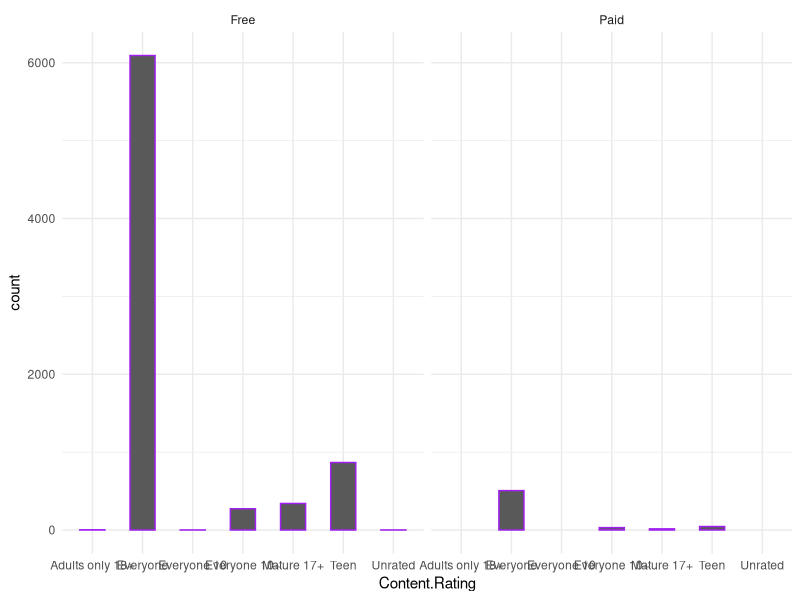
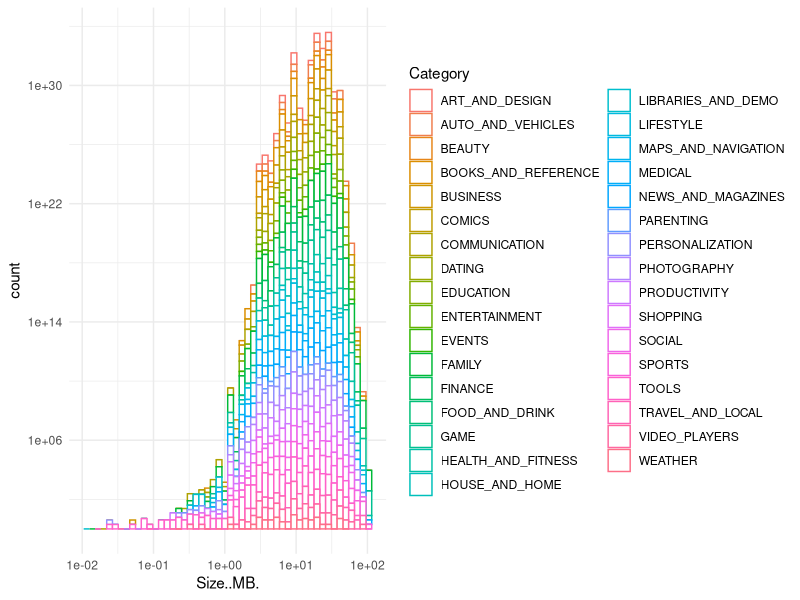
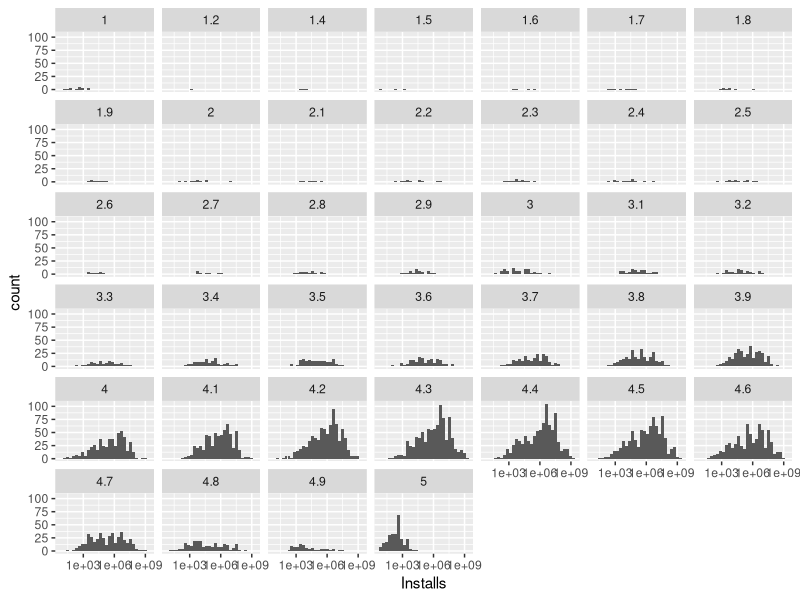
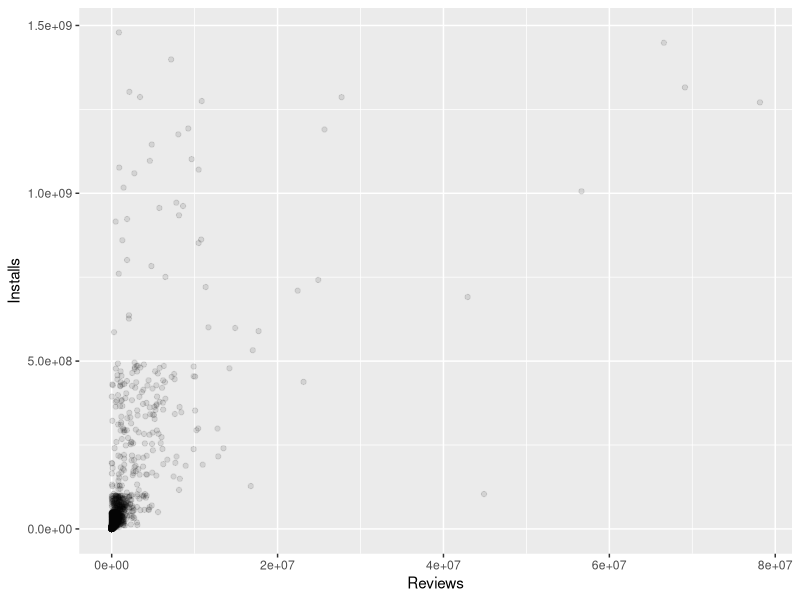
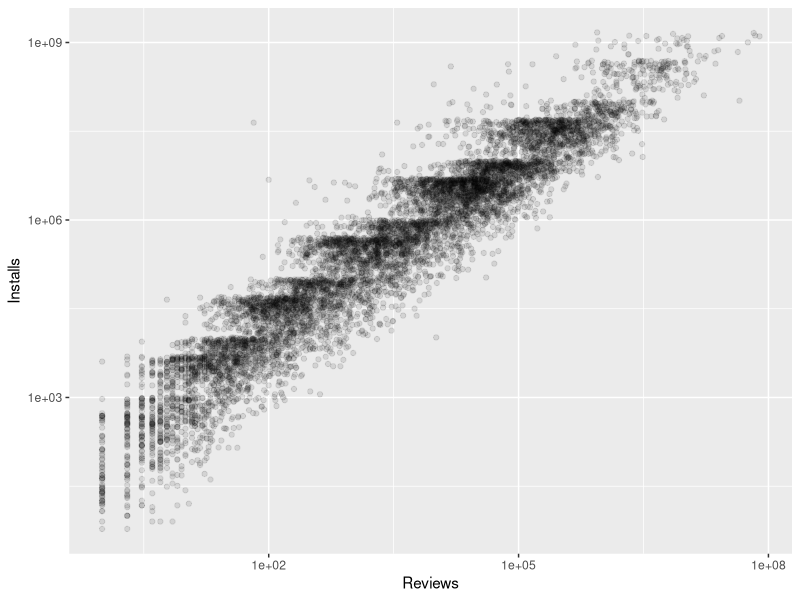
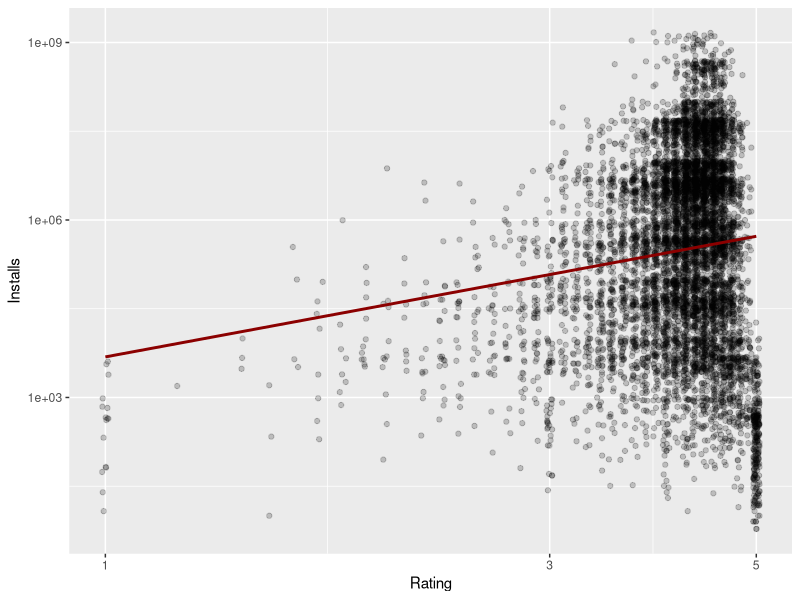
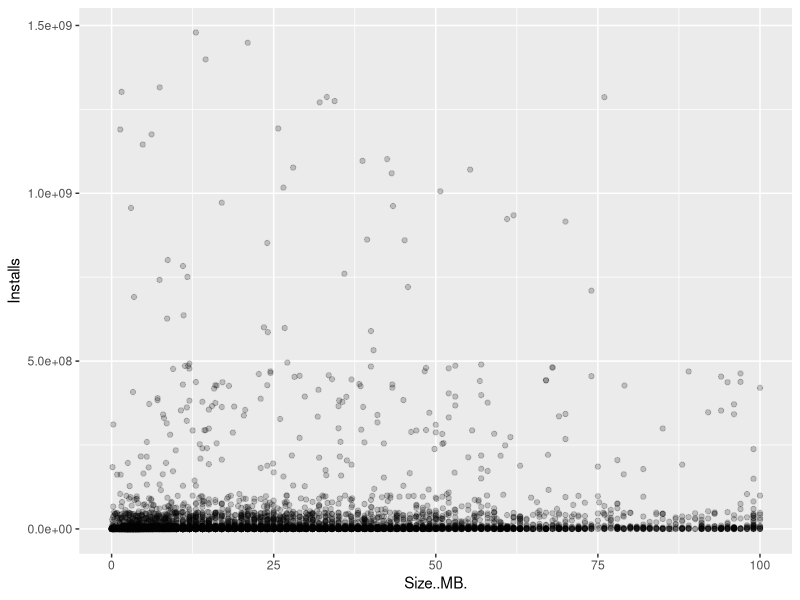

The R script that drew these images, in order: (Note: this script raises an error after producing the figures.)
# EDA Project - Step 2

setwd('C:/Users/Elif Erden/Desktop/EDA/EDA Proje')
GoogleApps <- read.csv("GoogleApps.csv")

library(ggplot2)

#------One Variable---------#

# Bar Plot for Content.Rating by Type
ggplot(GoogleApps, aes(x=Content.Rating))+ geom_bar(stat="count", width=0.5, color='purple')+
  theme_minimal() + facet_wrap(~Type)

#By looking at the Google Play Apps data set, it was identified that there are two types of 
#applications by their charge. These types are Free and Paid. Also, in the data set, content 
#ratings are divided into seven levels. In this bar plot, it was intended to observe the 
#number of applications by their content ratings and types. From the plot, it seems that 
#there is a huge difference between Everyone level and the other levels in Free type and also
#every level of content ratings in Free type have higher number of applications comparing to 
#the Paid type.

# Histogram for Size by Category 
ggplot(aes(x=Size..MB.), data=GoogleApps) +
  geom_histogram(aes(color = Category), fill = "white", bins = 50) + theme_minimal() +
  scale_y_log10() + scale_x_log10()

# Histogram for Installs by Rating
ggplot(aes(x=Installs),data = GoogleApps) + geom_histogram() + 
  scale_x_log10() + facet_wrap(~Rating)

#------Two Variables---------#
ggplot(aes(x=Reviews, y=Installs),data=GoogleApps) +
  geom_jitter(alpha = 0.1) 
# Scatter plot for Reviews and Installs
ggplot(aes(x=Reviews, y=Installs),data=GoogleApps) +
  geom_jitter(alpha = 0.1) +
  scale_x_log10() + scale_y_log10()

# Scatter plot for Rating and Installs
ggplot(aes(x=Rating, y=Installs),data=GoogleApps) +
  geom_jitter(alpha=0.2)+ scale_x_log10() + scale_y_log10() +
  geom_smooth(method=lm, se=FALSE, color="darkred")

# Scatter plot for Size and Installs
ggplot(aes(x=Size..MB., y=Installs), data = GoogleApps) + 
  geom_point(alpha = 0.2) 
+ scale_y_log10() + scale_x_log10()
